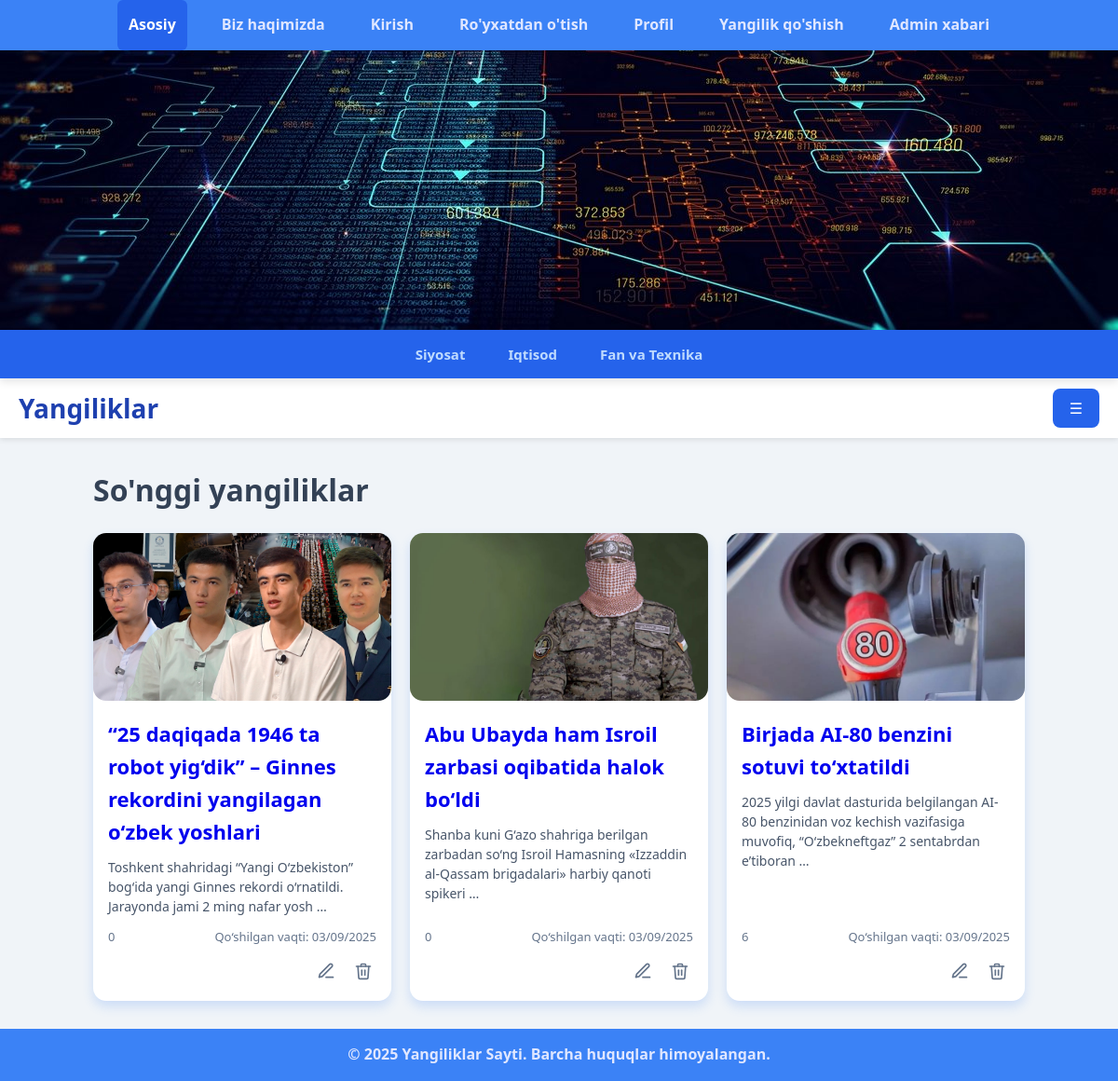
Before: / with the older database file.
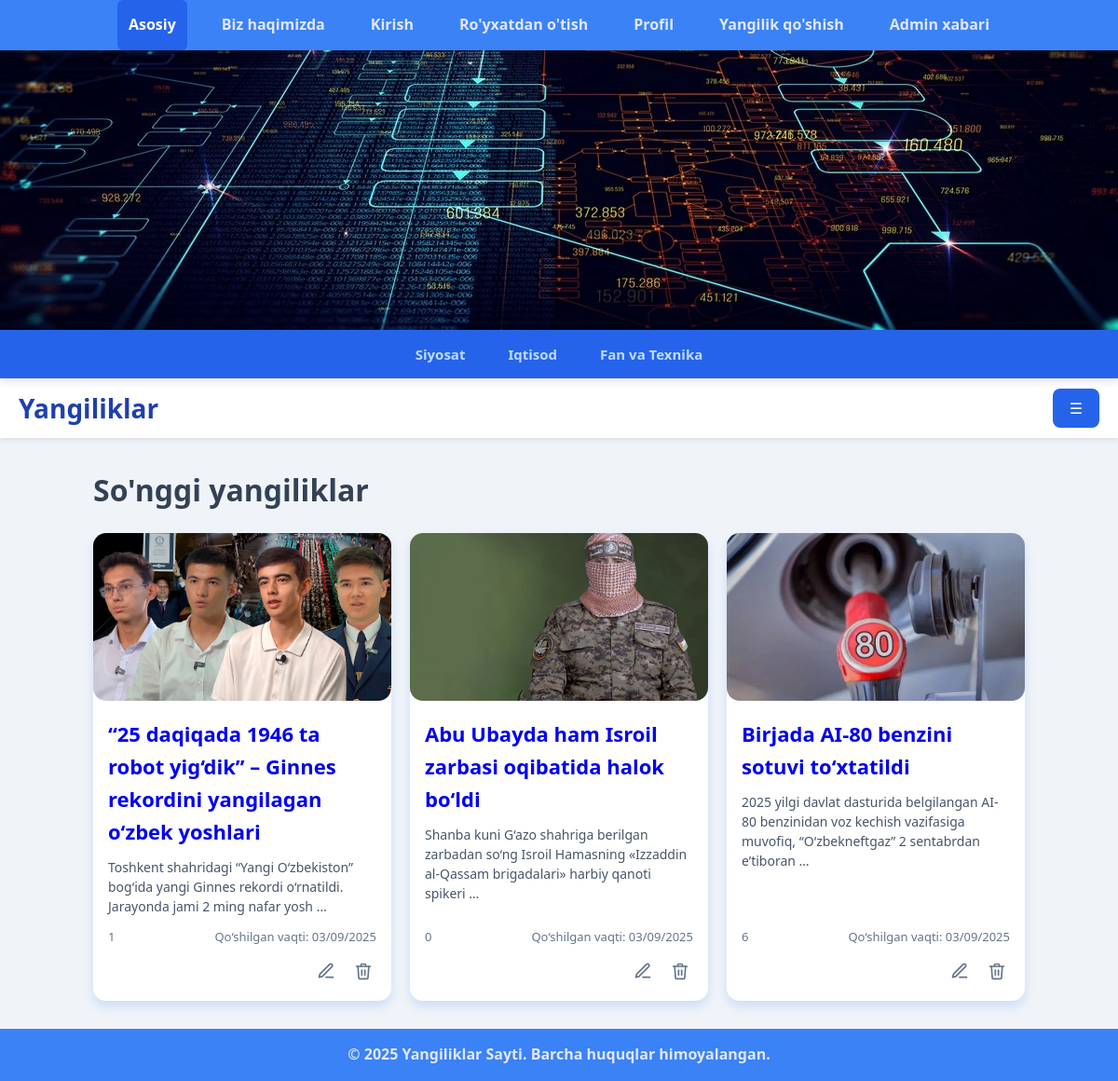
After: the same page with the newer database file.
### news/models.py (models this page shows, shortened)
class Category(models.Model):
    name = models.CharField(max_length=150, unique=True, verbose_name="Nomi")
    class Meta:
        verbose_name = "Bo'lim"
        verbose_name_plural = "Bo'limlar"

class News(models.Model):
    title = models.CharField(max_length=250, verbose_name="Maqola nomi")
    description = models.TextField(null=True, blank=True, verbose_name="Maqola matni")
    views = models.IntegerField(default=0, verbose_name="Ko'rishlar soni")
    image = models.ImageField(upload_to="images/", null=True, blank=True, verbose_name="Rasmi")
    video = models.FileField(upload_to="videos/", null=True, blank=True, verbose_name="Videosi")
    created = models.DateTimeField(auto_now_add=True, verbose_name="Qo'shilgan vaqti")
    updated = models.DateTimeField(auto_now=True, verbose_name="Yangilangan vaqti")
    published = models.BooleanField(default=True, verbose_name="Saytga chiqarish")
    category = models.ForeignKey(Category, on_delete=models.CASCADE, verbose_name="Bo'lim")
    class Meta:
        verbose_name = "Yangilik"
        verbose_name_plural = "Yangiliklar"
        ordering = ['-created']

### news/views.py (the view)
# urls.py: 2. Add a URL to urlpatterns:  path('', views.home, name='home')
def home(request: HttpRequest):
    newses = News.objects.all()
    categories = Category.objects.all()
    context = {
        "newses": newses,
        "categories": categories,
        "title": "Barcha maqolalar"
    }
    return render(request, "news/index.html", context)

### news/templates/news/index.html (shortened to what this page needs)
{% extends 'base.html' %}
{% block content %}
    <h1>So'nggi yangiliklar</h1>
    <div class="news-cards">
        {% for news in newses %}
        <div class="news-card">
            {% if news.image %}
            <img src="{{ news.image.url }}" alt="Yangilik rasmi"/>
            {% else %}
            <img src="" alt="Not found"/>
            {% endif %}
            <div class="news-card-content">
                <h3><a href="{% url 'news_detail' news.pk %}" style="text-decoration: none;">
                    {{ news.title }}
                </a></h3>
                <p>{{ news.description|truncatewords:15 }}</p>
                <div class="news-card-meta">
                    <span class="views">
                      {{ news.views }}
                    </span>
                    <span>Qo‘shilgan vaqti: {{ news.created|date:"d/m/Y" }}</span>
                </div>
                <div class="news-card-actions">
                    <a href="{% url 'update_news' news.pk %}">
                    <button title="O'zgartirish" aria-label="Edit">
                        <svg xmlns="http://www.w3.org/2000/svg" fill="none" stroke="currentColor" stroke-width="2"
                             stroke-linecap="round" stroke-linejoin="round" viewBox="0 0 24 24" width="20" height="20">
                            <path d="M12 20h9"/>
                            <path d="M16.5 3.5a2.121 2.121 0 0 1 3 3L7 19l-4 1 1-4 12.5-12.5z"/>
                        </svg>
                    </button>
                    </a>
                    <a href="{% url 'delete_news' news.pk %}">
                    <button title="O'chirish" aria-label="Delete">
                    </button>
                    </a>
                </div>
            </div>
        </div>
        {% endfor %}
    </div>
{% endblock content %}

### templates/base.html (shortened to what this page needs)
<!DOCTYPE html>
<html lang="uz">
<head>
    {% include 'components/_styles.html' %}
</head>
<body>
{% include 'components/_header.html' %}
<div class="container">
    {% block content %}
    {% endblock content %}
</div>
{% include 'components/_footer.html' %}
</body>
</html>

### templates/components/_styles.html
{% load static %}
<link rel="stylesheet" href="{% static 'css/style.css' %}"/>

### templates/components/_header.html
<nav class="navbar">
    <ul>
        <li><a href="{% url 'home' %}" class="active">Asosiy</a></li>
        <li><a href="about.html">Biz haqimizda</a></li>
        <li><a href="login.html">Kirish</a></li>
        <li><a href="register.html">Ro'yxatdan o'tish</a></li>
        <li><a href="profile.html">Profil</a></li>
        <li><a href="add-news.html">Yangilik qo'shish</a></li>
        <li><a href="admin-message.html">Admin xabari</a></li>
    </ul>
</nav>
<div class="header-image"></div>
<div class="category-menu">
    {% for category in categories %}
    <a href="{% url 'news_by_category' category.pk %}">{{ category.name }}</a>
    {% endfor %}
</div>
<header class="header-content">
    <div class="logo">Yangiliklar</div>
    <button class="nav-toggle" aria-label="Menyu ochish">&#9776;</button>
</header>

### templates/components/_footer.html
<footer>
    &copy; 2025 Yangiliklar Sayti. Barcha huquqlar himoyalangan.
</footer>

### templates/components/_scripts.html (shortened to what this page needs)
{% load static %}

### staticfiles/css/style.css (style rules this page uses)
* { margin: 0; padding: 0; box-sizing: border-box; font-family: 'Segoe UI', Tahoma, Geneva, Verdana, sans-serif; scroll-behavior: smooth; }
body { background-color: #f0f4f8; color: #334155; line-height: 1.6; min-height: 100vh; display: flex; flex-direction: column; }
.navbar { background-color: #3b82f6; box-shadow: 0 4px 10px rgb(0 0 0 / 0.1); z-index: 20; position: sticky; top: 0; }
.navbar ul { margin: 0; padding: 0 20px; list-style: none; display: flex; justify-content: center; gap: 25px; }
.navbar ul li a { display: block; padding: 14px 12px; color: #e0e7ff; font-weight: 600; text-decoration: none; transition: background-color 0.3s ease; border-radius: 6px; user-select: none; }
.navbar ul li a:hover, .navbar ul li a.active { background-color: #2563eb; color: white; }
.header-image { width: 100%; height: 300px; background-size: cover; background-position: center; transition: background-image 1s ease-in-out; }
.category-menu { background-color: #2563eb; box-shadow: 0 4px 8px rgb(0 0 0 / 0.1); padding: 8px 20px; display: flex; justify-content: center; gap: 18px; z-index: 15; user-select: none; }
.category-menu a { color: #bfdbfe; font-weight: 600; text-decoration: none; padding: 6px 14px; border-radius: 6px; font-size: 15px; transition: background-color 0.3s ease; }
.header-content { position: relative; padding: 10px 20px; background-color: #fff; display: flex; justify-content: space-between; align-items: center; box-shadow: 0 2px 6px rgb(0 0 0 / 0.1); z-index: 10; }
.logo { font-size: 28px; font-weight: 700; color: #1e40af; user-select: none; }
.container { max-width: 1140px; margin: 30px auto; padding: 0 15px; flex-grow: 1; }
button { cursor: pointer; background-color: #2563eb; border: none; color: white; padding: 10px 18px; font-size: 16px; border-radius: 8px; transition: background-color 0.3s ease; user-select: none; }
footer { text-align: center; padding: 15px 10px; background-color: #3b82f6; color: #e0e7ff; font-weight: 600; user-select: none; margin-top: auto; }
.news-cards { display: flex; flex-wrap: wrap; gap: 20px; justify-content: center; margin-top: 20px; }
.news-card { background-color: #fff; border-radius: 14px; box-shadow: 0 6px 12px rgb(59 130 246 / 0.2); width: 320px; overflow: hidden; display: flex; flex-direction: column; transition: transform 0.3s ease; }
.news-card img { width: 100%; height: 180px; object-fit: cover; border-bottom-left-radius: 14px; border-bottom-right-radius: 14px; }
.news-card-content { padding: 18px 16px; flex-grow: 1; display: flex; flex-direction: column; }
.news-card-content h3 { margin-bottom: 10px; font-size: 22px; color: #1e293b; user-select: text; }
.news-card-content p { flex-grow: 1; color: #475569; font-size: 14px; margin-bottom: 12px; line-height: 1.5; user-select: text; }
.news-card-meta { font-size: 13px; color: #64748b; display: flex; justify-content: space-between; align-items: center; margin-bottom: 12px; user-select: none; }
.news-card-actions { display: flex; justify-content: flex-end; gap: 12px; }
.news-card-actions button { background: none; border: none; cursor: pointer; padding: 4px; transition: color 0.3s ease; display: flex; align-items: center; justify-content: center; color: #64748b; user-select: none; width: 28px; height: 28px; border-radius: 6px; }

Changed rows visible on the page:
changed News (number 1 of 3 on the later page): views "0" → "1"
